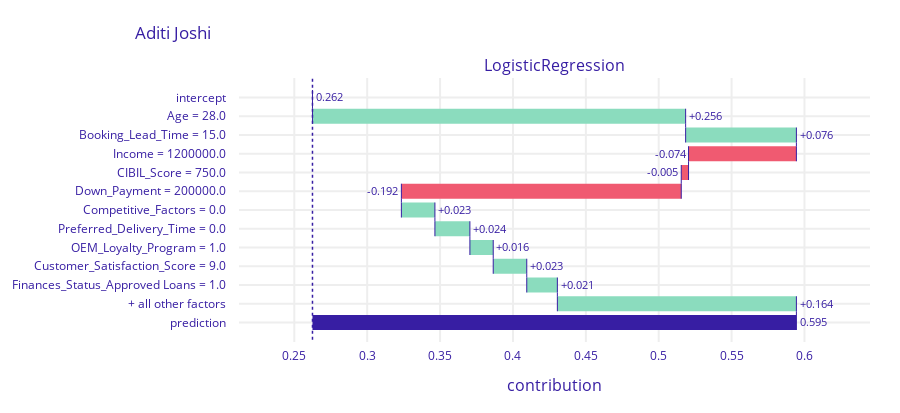
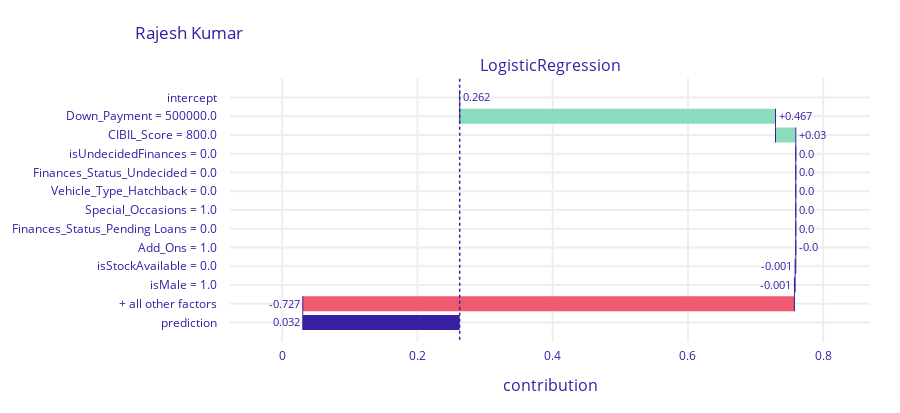
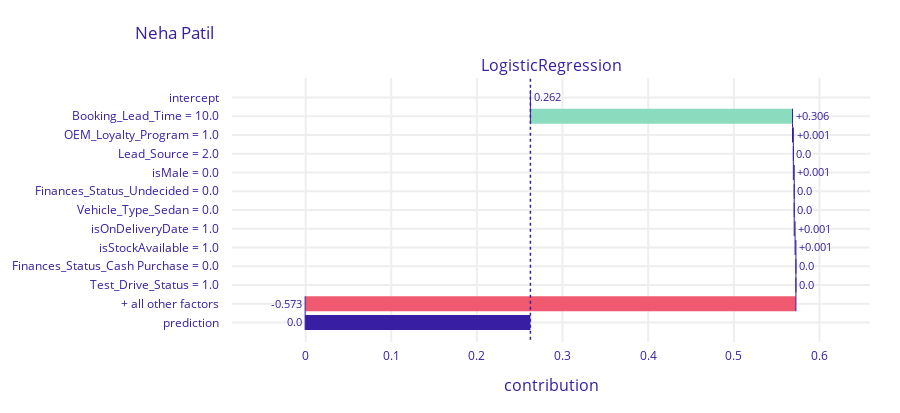
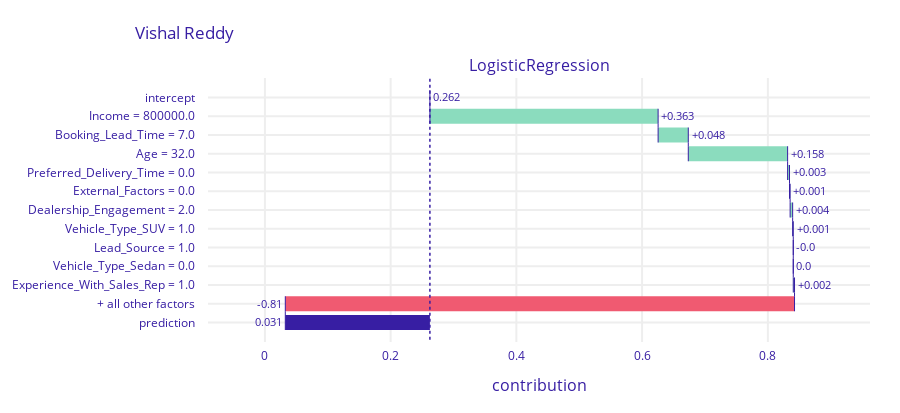

These figures' notebook cell, in order:
### Code cell
import dalex as dx

exp = dx.Explainer(model, X, y)
df_index = pd.read_excel('BCI backup.xlsx', sheet_name='Dummy leads')

for i in range(len(X)):
    # Get feature importance
    breakdown = exp.predict_parts(X.iloc[i], type='break_down', label=X.index[0])
    breakdown.plot(title=df_index.iloc[i]['Customer name'])

### Figure 1 — Plotly figure (JSON) as saved in the notebook; plotly's stock layout.template omitted (floating-point values rounded to 4 significant figures)
{"data": [{"base": 0.2625, "connector": {"line": {"color": "#371ea3", "dash": "solid", "width": 1}, "mode": "spanning"}, "decreasing": {"marker": {"color": "#f05a71"}}, "hoverinfo": "text+delta", "hoverlabel": {"bgcolor": "rgba(0,0,0,0.8)"}, "hovertext": ["Average response: 0.262<br>Prediction: 0.595", "Age = 28.0<br>increases average response by", "Booking_Lead_Time = 15.0<br>increases average response by", "Income = 1200000.0<br>decreases average response by", "CIBIL_Score = 750.0<br>decreases average response by", "Down_Payment = 200000.0<br>decreases average response by", "Competitive_Factors = 0.0<br>increases average response by", "Preferred_Delivery_Time = 0.0<br>increases average response by", "OEM_Loyalty_Program = 1.0<br>increases average response by", "Customer_Satisfaction_Score = 9.0<br>increases average response by", "Finances_Status_Approved Loans = 1.0<br>increases average response by", "+ all other factors<br>increases average response by", "Average response: 0.262<br>Prediction: 0.595"], "increasing": {"marker": {"color": "#8bdcbe"}}, "measure": ["relative", "relative", "relative", "relative", "relative", "relative", "relative", "relative", "relative", "relative", "relative", "relative", "total"], "orientation": "h", "showlegend": false, "text": ["0.262", "+0.256", "+0.076", "-0.074", "-0.005", "-0.192", "+0.023", "+0.024", "+0.016", "+0.023", "+0.021", "+0.164", "0.595"], "textposition": "outside", "totals": {"marker": {"color": "#371ea3"}}, "type": "waterfall", "x": [0, 0.256, 0.076, -0.074, -0.005, -0.192, 0.023, 0.024, 0.016, 0.023, 0.021, 0.164, 0.332], "xaxis": "x", "y": ["intercept", "Age = 28.0", "Booking_Lead_Time = 15.0", "Income = 1200000.0", "CIBIL_Score = 750.0", "Down_Payment = 200000.0", "Competitive_Factors = 0.0", "Preferred_Delivery_Time = 0.0", "OEM_Loyalty_Program = 1.0", "Customer_Satisfaction_Score = 9.0", "Finances_Status_Approved Loans = 1.0", "+ all other factors", "prediction"], "yaxis": "y"}], "layout": {"annotations": [{"font": {"size": 16}, "showarrow": false, "text": "LogisticRegression", "x": 0.5, "xanchor": "center", "xref": "paper", "y": 1, "yanchor": "bottom", "yref": "paper"}, {"font": {"size": 16}, "showarrow": false, "text": "contribution", "x": 0.5, "xanchor": "center", "xref": "paper", "y": 0, "yanchor": "top", "yref": "paper", "yshift": -30}], "font": {"color": "#371ea3"}, "height": 413, "margin": {"b": 71, "r": 30, "t": 78}, "shapes": [{"line": {"color": "#371ea3", "dash": "dot", "width": 1.5}, "type": "line", "x0": 0.2625, "x1": 0.2625, "xref": "x", "y0": -1, "y1": 13, "yref": "y"}], "title": {"text": "Aditi Joshi", "x": 0.15}, "xaxis": {"anchor": "y", "automargin": true, "domain": [0, 1], "fixedrange": true, "gridwidth": 2, "range": [0.2121, 0.6449], "tickcolor": "white", "ticklen": 3, "ticks": "outside", "type": "linear", "zeroline": false}, "yaxis": {"anchor": "x", "automargin": true, "autorange": "reversed", "domain": [0, 1], "fixedrange": true, "gridwidth": 2, "tickcolor": "white", "ticklen": 10, "ticks": "outside", "type": "category"}}}

### Figure 2 — Plotly figure (JSON) as saved in the notebook; plotly's stock layout.template omitted (floating-point values rounded to 4 significant figures)
{"data": [{"base": 0.2625, "connector": {"line": {"color": "#371ea3", "dash": "solid", "width": 1}, "mode": "spanning"}, "decreasing": {"marker": {"color": "#f05a71"}}, "hoverinfo": "text+delta", "hoverlabel": {"bgcolor": "rgba(0,0,0,0.8)"}, "hovertext": ["Average response: 0.262<br>Prediction: 0.032", "Down_Payment = 500000.0<br>increases average response by", "CIBIL_Score = 800.0<br>increases average response by", "isUndecidedFinances = 0.0<br>decreases average response by", "Finances_Status_Undecided = 0.0<br>decreases average response by", "Vehicle_Type_Hatchback = 0.0<br>decreases average response by", "Special_Occasions = 1.0<br>decreases average response by", "Finances_Status_Pending Loans = 0.0<br>decreases average response by", "Add_Ons = 1.0<br>decreases average response by", "isStockAvailable = 0.0<br>decreases average response by", "isMale = 1.0<br>decreases average response by", "+ all other factors<br>decreases average response by", "Average response: 0.262<br>Prediction: 0.032"], "increasing": {"marker": {"color": "#8bdcbe"}}, "measure": ["relative", "relative", "relative", "relative", "relative", "relative", "relative", "relative", "relative", "relative", "relative", "relative", "total"], "orientation": "h", "showlegend": false, "text": ["0.262", "+0.467", "+0.03", "0.0", "0.0", "0.0", "0.0", "0.0", "-0.0", "-0.001", "-0.001", "-0.727", "0.032"], "textposition": "outside", "totals": {"marker": {"color": "#371ea3"}}, "type": "waterfall", "x": [0, 0.467, 0.03, 0, 0, 0, 0, 0, 0, -0.001, -0.001, -0.727, -0.23], "xaxis": "x", "y": ["intercept", "Down_Payment = 500000.0", "CIBIL_Score = 800.0", "isUndecidedFinances = 0.0", "Finances_Status_Undecided = 0.0", "Vehicle_Type_Hatchback = 0.0", "Special_Occasions = 1.0", "Finances_Status_Pending Loans = 0.0", "Add_Ons = 1.0", "isStockAvailable = 0.0", "isMale = 1.0", "+ all other factors", "prediction"], "yaxis": "y"}], "layout": {"annotations": [{"font": {"size": 16}, "showarrow": false, "text": "LogisticRegression", "x": 0.5, "xanchor": "center", "xref": "paper", "y": 1, "yanchor": "bottom", "yref": "paper"}, {"font": {"size": 16}, "showarrow": false, "text": "contribution", "x": 0.5, "xanchor": "center", "xref": "paper", "y": 0, "yanchor": "top", "yref": "paper", "yshift": -30}], "font": {"color": "#371ea3"}, "height": 413, "margin": {"b": 71, "r": 30, "t": 78}, "shapes": [{"line": {"color": "#371ea3", "dash": "dot", "width": 1.5}, "type": "line", "x0": 0.2625, "x1": 0.2625, "xref": "x", "y0": -1, "y1": 13, "yref": "y"}], "title": {"text": "Rajesh Kumar", "x": 0.15}, "xaxis": {"anchor": "y", "automargin": true, "domain": [0, 1], "fixedrange": true, "gridwidth": 2, "range": [-0.0772, 0.8692], "tickcolor": "white", "ticklen": 3, "ticks": "outside", "type": "linear", "zeroline": false}, "yaxis": {"anchor": "x", "automargin": true, "autorange": "reversed", "domain": [0, 1], "fixedrange": true, "gridwidth": 2, "tickcolor": "white", "ticklen": 10, "ticks": "outside", "type": "category"}}}

### Figure 3 — Plotly figure (JSON) as saved in the notebook; plotly's stock layout.template omitted (floating-point values rounded to 4 significant figures)
{"data": [{"base": 0.2625, "connector": {"line": {"color": "#371ea3", "dash": "solid", "width": 1}, "mode": "spanning"}, "decreasing": {"marker": {"color": "#f05a71"}}, "hoverinfo": "text+delta", "hoverlabel": {"bgcolor": "rgba(0,0,0,0.8)"}, "hovertext": ["Average response: 0.262<br>Prediction: 0.0", "Booking_Lead_Time = 10.0<br>increases average response by", "OEM_Loyalty_Program = 1.0<br>increases average response by", "Lead_Source = 2.0<br>decreases average response by", "isMale = 0.0<br>increases average response by", "Finances_Status_Undecided = 0.0<br>decreases average response by", "Vehicle_Type_Sedan = 0.0<br>decreases average response by", "isOnDeliveryDate = 1.0<br>increases average response by", "isStockAvailable = 1.0<br>increases average response by", "Finances_Status_Cash Purchase = 0.0<br>decreases average response by", "Test_Drive_Status = 1.0<br>decreases average response by", "+ all other factors<br>decreases average response by", "Average response: 0.262<br>Prediction: 0.0"], "increasing": {"marker": {"color": "#8bdcbe"}}, "measure": ["relative", "relative", "relative", "relative", "relative", "relative", "relative", "relative", "relative", "relative", "relative", "relative", "total"], "orientation": "h", "showlegend": false, "text": ["0.262", "+0.306", "+0.001", "0.0", "+0.001", "0.0", "0.0", "+0.001", "+0.001", "0.0", "0.0", "-0.573", "0.0"], "textposition": "outside", "totals": {"marker": {"color": "#371ea3"}}, "type": "waterfall", "x": [0, 0.306, 0.001, 0, 0.001, 0, 0, 0.001, 0.001, 0, 0, -0.573, -0.262], "xaxis": "x", "y": ["intercept", "Booking_Lead_Time = 10.0", "OEM_Loyalty_Program = 1.0", "Lead_Source = 2.0", "isMale = 0.0", "Finances_Status_Undecided = 0.0", "Vehicle_Type_Sedan = 0.0", "isOnDeliveryDate = 1.0", "isStockAvailable = 1.0", "Finances_Status_Cash Purchase = 0.0", "Test_Drive_Status = 1.0", "+ all other factors", "prediction"], "yaxis": "y"}], "layout": {"annotations": [{"font": {"size": 16}, "showarrow": false, "text": "LogisticRegression", "x": 0.5, "xanchor": "center", "xref": "paper", "y": 1, "yanchor": "bottom", "yref": "paper"}, {"font": {"size": 16}, "showarrow": false, "text": "contribution", "x": 0.5, "xanchor": "center", "xref": "paper", "y": 0, "yanchor": "top", "yref": "paper", "yshift": -30}], "font": {"color": "#371ea3"}, "height": 413, "margin": {"b": 71, "r": 30, "t": 78}, "shapes": [{"line": {"color": "#371ea3", "dash": "dot", "width": 1.5}, "type": "line", "x0": 0.2625, "x1": 0.2625, "xref": "x", "y0": -1, "y1": 13, "yref": "y"}], "title": {"text": "Neha Patil", "x": 0.15}, "xaxis": {"anchor": "y", "automargin": true, "domain": [0, 1], "fixedrange": true, "gridwidth": 2, "range": [-0.08595, 0.6589], "tickcolor": "white", "ticklen": 3, "ticks": "outside", "type": "linear", "zeroline": false}, "yaxis": {"anchor": "x", "automargin": true, "autorange": "reversed", "domain": [0, 1], "fixedrange": true, "gridwidth": 2, "tickcolor": "white", "ticklen": 10, "ticks": "outside", "type": "category"}}}

### Figure 4 — Plotly figure (JSON) as saved in the notebook; plotly's stock layout.template omitted (floating-point values rounded to 4 significant figures)
{"data": [{"base": 0.2625, "connector": {"line": {"color": "#371ea3", "dash": "solid", "width": 1}, "mode": "spanning"}, "decreasing": {"marker": {"color": "#f05a71"}}, "hoverinfo": "text+delta", "hoverlabel": {"bgcolor": "rgba(0,0,0,0.8)"}, "hovertext": ["Average response: 0.262<br>Prediction: 0.031", "Income = 800000.0<br>increases average response by", "Booking_Lead_Time = 7.0<br>increases average response by", "Age = 32.0<br>increases average response by", "Preferred_Delivery_Time = 0.0<br>increases average response by", "External_Factors = 0.0<br>increases average response by", "Dealership_Engagement = 2.0<br>increases average response by", "Vehicle_Type_SUV = 1.0<br>increases average response by", "Lead_Source = 1.0<br>decreases average response by", "Vehicle_Type_Sedan = 0.0<br>decreases average response by", "Experience_With_Sales_Rep = 1.0<br>increases average response by", "+ all other factors<br>decreases average response by", "Average response: 0.262<br>Prediction: 0.031"], "increasing": {"marker": {"color": "#8bdcbe"}}, "measure": ["relative", "relative", "relative", "relative", "relative", "relative", "relative", "relative", "relative", "relative", "relative", "relative", "total"], "orientation": "h", "showlegend": false, "text": ["0.262", "+0.363", "+0.048", "+0.158", "+0.003", "+0.001", "+0.004", "+0.001", "-0.0", "0.0", "+0.002", "-0.81", "0.031"], "textposition": "outside", "totals": {"marker": {"color": "#371ea3"}}, "type": "waterfall", "x": [0, 0.363, 0.048, 0.158, 0.003, 0.001, 0.004, 0.001, 0, 0, 0.002, -0.81, -0.232], "xaxis": "x", "y": ["intercept", "Income = 800000.0", "Booking_Lead_Time = 7.0", "Age = 32.0", "Preferred_Delivery_Time = 0.0", "External_Factors = 0.0", "Dealership_Engagement = 2.0", "Vehicle_Type_SUV = 1.0", "Lead_Source = 1.0", "Vehicle_Type_Sedan = 0.0", "Experience_With_Sales_Rep = 1.0", "+ all other factors", "prediction"], "yaxis": "y"}], "layout": {"annotations": [{"font": {"size": 16}, "showarrow": false, "text": "LogisticRegression", "x": 0.5, "xanchor": "center", "xref": "paper", "y": 1, "yanchor": "bottom", "yref": "paper"}, {"font": {"size": 16}, "showarrow": false, "text": "contribution", "x": 0.5, "xanchor": "center", "xref": "paper", "y": 0, "yanchor": "top", "yref": "paper", "yshift": -30}], "font": {"color": "#371ea3"}, "height": 413, "margin": {"b": 71, "r": 30, "t": 78}, "shapes": [{"line": {"color": "#371ea3", "dash": "dot", "width": 1.5}, "type": "line", "x0": 0.2625, "x1": 0.2625, "xref": "x", "y0": -1, "y1": 13, "yref": "y"}], "title": {"text": "Vishal Reddy", "x": 0.15}, "xaxis": {"anchor": "y", "automargin": true, "domain": [0, 1], "fixedrange": true, "gridwidth": 2, "range": [-0.0905, 0.9625], "tickcolor": "white", "ticklen": 3, "ticks": "outside", "type": "linear", "zeroline": false}, "yaxis": {"anchor": "x", "automargin": true, "autorange": "reversed", "domain": [0, 1], "fixedrange": true, "gridwidth": 2, "tickcolor": "white", "ticklen": 10, "ticks": "outside", "type": "category"}}}
